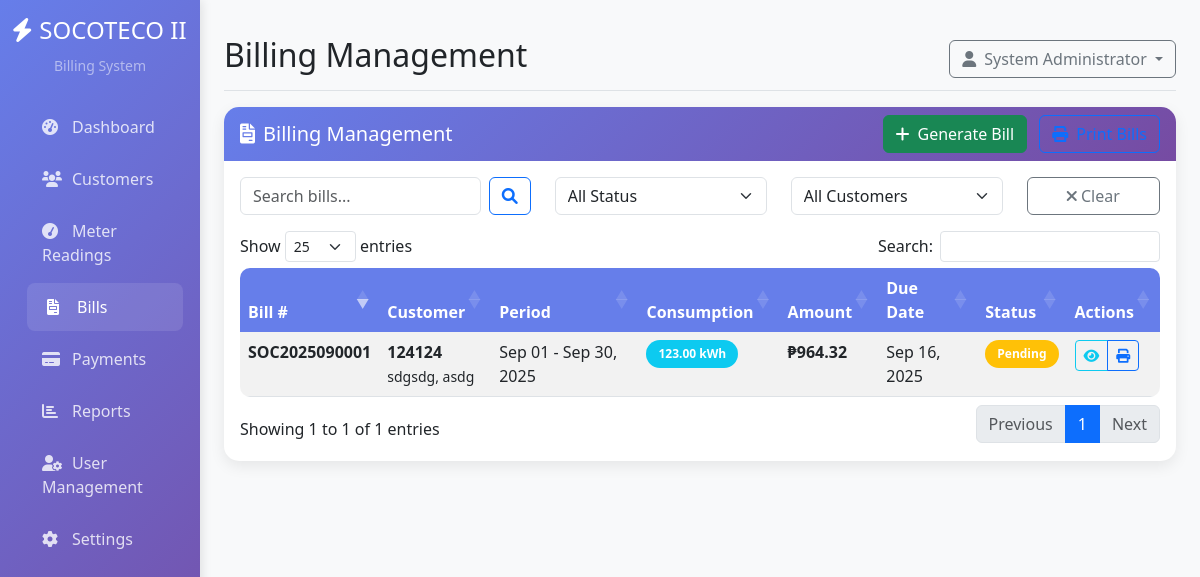
The page /bills.php (signed in) on the database its author committed.
### tables this page shows
CREATE TABLE bills (
    bill_id INT PRIMARY KEY AUTO_INCREMENT,
    customer_id INT NOT NULL,
    reading_id INT NOT NULL,
    bill_number VARCHAR(20) UNIQUE NOT NULL,
    billing_period_start DATE NOT NULL,
    billing_period_end DATE NOT NULL,
    consumption DECIMAL(10,2) NOT NULL,
    generation_charge DECIMAL(10,2) NOT NULL,
    distribution_charge DECIMAL(10,2) NOT NULL,
    transmission_charge DECIMAL(10,2) DEFAULT 0.00,
    system_loss_charge DECIMAL(10,2) DEFAULT 0.00,
    vat DECIMAL(10,2) NOT NULL,
    total_amount DECIMAL(10,2) NOT NULL,
    due_date DATE NOT NULL,
    status ENUM('pending', 'paid', 'overdue', 'cancelled') DEFAULT 'pending',
    created_at TIMESTAMP DEFAULT CURRENT_TIMESTAMP,
    updated_at TIMESTAMP DEFAULT CURRENT_TIMESTAMP ON UPDATE CURRENT_TIMESTAMP,
    FOREIGN KEY (customer_id) REFERENCES customers(customer_id),
    FOREIGN KEY (reading_id) REFERENCES meter_readings(reading_id)
);

CREATE TABLE customers (
    customer_id INT PRIMARY KEY AUTO_INCREMENT,
    account_number VARCHAR(20) UNIQUE NOT NULL,
    meter_number VARCHAR(20) UNIQUE NOT NULL,
    first_name VARCHAR(50) NOT NULL,
    last_name VARCHAR(50) NOT NULL,
    middle_name VARCHAR(50),
    address TEXT NOT NULL,
    barangay VARCHAR(100) NOT NULL,
    municipality VARCHAR(100) NOT NULL,
    province VARCHAR(100) DEFAULT 'South Cotabato',
    contact_number VARCHAR(20),
    email VARCHAR(100),
    category_id INT NOT NULL,
    connection_date DATE NOT NULL,
    is_active BOOLEAN DEFAULT TRUE,
    created_at TIMESTAMP DEFAULT CURRENT_TIMESTAMP,
    updated_at TIMESTAMP DEFAULT CURRENT_TIMESTAMP ON UPDATE CURRENT_TIMESTAMP,
    FOREIGN KEY (category_id) REFERENCES customer_categories(category_id)
);

CREATE TABLE meter_readings (
    reading_id INT PRIMARY KEY AUTO_INCREMENT,
    customer_id INT NOT NULL,
    reading_date DATE NOT NULL,
    previous_reading DECIMAL(10,2) NOT NULL,
    current_reading DECIMAL(10,2) NOT NULL,
    consumption DECIMAL(10,2) NOT NULL,
    reading_type ENUM('actual', 'estimated', 'adjusted') DEFAULT 'actual',
    meter_reader_id INT,
    notes TEXT,
    created_at TIMESTAMP DEFAULT CURRENT_TIMESTAMP,
    FOREIGN KEY (customer_id) REFERENCES customers(customer_id),
    FOREIGN KEY (meter_reader_id) REFERENCES users(user_id)
);

### config/database.php (called while the page is built, shortened)
<?php
class Database {
    private $host = 'localhost';
    private $db_name = 'socoteco_billing';
    private $username = 'root';
    private $password = '';
    public function getConnection() {
        $this->conn = null;
        try {
            $this->conn = new PDO(
                "mysql:host=" . $this->host . ";dbname=" . $this->db_name . ";charset=utf8",
                $this->username,
                $this->password,
                [
                    PDO::ATTR_ERRMODE => PDO::ERRMODE_EXCEPTION,
                    PDO::ATTR_DEFAULT_FETCH_MODE => PDO::FETCH_ASSOC,
                    PDO::ATTR_EMULATE_PREPARES => false
                ]
            );
        } catch(PDOException $exception) {
            echo "Connection error: " . $exception->getMessage();
        }
        return $this->conn;
    }
}
function getDB() {
    $database = new Database();
    return $database->getConnection();
}
function executeQuery($sql, $params = []) {
    $db = getDB();
    $stmt = $db->prepare($sql);
    $stmt->execute($params);
    return $stmt;
}
function fetchAll($sql, $params = []) {
    $stmt = executeQuery($sql, $params);
    return $stmt->fetchAll();
}
?>

### config/config.php (called while the page is built, shortened)
<?php
require_once __DIR__ . '/database.php';
function formatCurrency($amount) {
    return '₱' . number_format($amount, 2);
}
function formatDate($date, $format = 'Y-m-d') {
    return date($format, strtotime($date));
}
?>

### bills.php (the view, shortened to what this page needs)
<?php
require_once 'includes/header.php';
$action = $_GET['action'] ?? 'list';
if ($action == 'list') {
    $search = $_GET['search'] ?? '';
    $sql = "SELECT b.*, c.account_number, c.first_name, c.last_name, c.meter_number,
                   mr.reading_date, mr.consumption
            FROM bills b
            JOIN customers c ON b.customer_id = c.customer_id
            JOIN meter_readings mr ON b.reading_id = mr.reading_id";
    $params = [];
    $sql .= " ORDER BY b.created_at DESC";
    $bills = fetchAll($sql, $params);
}
?>
<?php if ($action == 'list'): ?>
    <div class="card">
        <div class="card-header d-flex justify-content-between align-items-center">
            <h5 class="card-title mb-0">
                <i class="fas fa-file-invoice me-2"></i>Billing Management
            </h5>
            <div>
                <a href="?action=generate" class="btn btn-success me-2">
                    <i class="fas fa-plus me-2"></i>Generate Bill
                </a>
                <button class="btn btn-outline-primary" onclick="printBills()">
                    <i class="fas fa-print me-2"></i>Print Bills
                </button>
            </div>
        </div>
        <div class="card-body">
            <div class="row mb-3">
                <div class="col-md-4">
                    <form method="GET" class="d-flex">
                        <input type="text" class="form-control me-2" name="search"
                               placeholder="Search bills..."
                               value="<?php echo htmlspecialchars($search ?? ''); ?>">
                        <button type="submit" class="btn btn-outline-primary">
                            <i class="fas fa-search"></i>
                        </button>
                    </form>
                </div>
                <div class="col-md-3">
                    <select class="form-select" onchange="filterBills()">
                        <option value="">All Status</option>
                    </select>
                </div>
                <div class="col-md-3">
                    <select class="form-select" onchange="filterBills()">
                        <option value="">All Customers</option>
                    </select>
                </div>
                <div class="col-md-2">
                    <button type="button" class="btn btn-outline-secondary w-100" onclick="clearFilters()">
                        <i class="fas fa-times"></i> Clear
                    </button>
                </div>
            </div>
            <div class="table-responsive">
                <table class="table table-striped data-table">
                    <thead>
                        <tr>
                            <th>Bill #</th>
                            <th>Customer</th>
                            <th>Period</th>
                            <th>Consumption</th>
                            <th>Amount</th>
                            <th>Due Date</th>
                            <th>Status</th>
                            <th>Actions</th>
                        </tr>
                    </thead>
                    <tbody>
                        <?php foreach ($bills as $bill): ?>
                        <tr>
                            <td><strong><?php echo $bill['bill_number']; ?></strong></td>
                            <td>
                                <strong><?php echo $bill['account_number']; ?></strong><br>
                                <small><?php echo $bill['last_name'] . ', ' . $bill['first_name']; ?></small>
                            </td>
                            <td>
                                <?php echo formatDate($bill['billing_period_start'], 'M d') . ' - ' . formatDate($bill['billing_period_end'], 'M d, Y'); ?>
                            </td>
                            <td>
                                <span class="badge bg-info">
                                    <?php echo number_format($bill['consumption'], 2); ?> kWh
                                </span>
                            </td>
                            <td><strong><?php echo formatCurrency($bill['total_amount']); ?></strong></td>
                            <td><?php echo formatDate($bill['due_date'], 'M d, Y'); ?></td>
                            <td>
                                <?php
                                $status_class = '';
                                switch ($bill['status']) {
                                    case 'pending':
                                        $status_class = 'bg-warning';
                                        break;
                                }
                                ?>
                                <span class="badge <?php echo $status_class; ?>">
                                    <?php echo ucfirst($bill['status']); ?>
                                </span>
                            </td>
                            <td>
                                <div class="btn-group" role="group">
                                    <a href="bill_details.php?id=<?php echo $bill['bill_id']; ?>"
                                       class="btn btn-sm btn-outline-info">
                                        <i class="fas fa-eye"></i>
                                    </a>
                                    <a href="bill_print.php?id=<?php echo $bill['bill_id']; ?>"
                                       class="btn btn-sm btn-outline-primary" target="_blank">
                                        <i class="fas fa-print"></i>
                                    </a>
                                </div>
                            </td>
                        </tr>
                        <?php endforeach; ?>
                    </tbody>
                </table>
            </div>
        </div>
    </div>
<?php endif; ?>
<?php require_once 'includes/footer.php'; ?>

### includes/header.php (style rules this page uses)
:root { --primary-color: #667eea; --secondary-color: #764ba2; --success-color: #28a745; --warning-color: #ffc107; --danger-color: #dc3545; --info-color: #17a2b8; }
body { background-color: #f8f9fa; }
.card { border: none; border-radius: 15px; box-shadow: 0 5px 15px rgba(0,0,0,0.08); transition: transform 0.3s ease; }
.card-header { background: linear-gradient(135deg, var(--primary-color) 0%, var(--secondary-color) 100%); color: white; border-radius: 15px 15px 0 0 !important; border: none; }
.table { border-radius: 10px; overflow: hidden; }
.table thead th { background-color: var(--primary-color); color: white; border: none; }
.badge { border-radius: 20px; padding: 8px 12px; }

### rows shown on the page
bills: bill_number "SOC2025090001", customer.account_number "124124", customer.last_name "sdgsdg", customer.first_name "asdg", billing_period_start "Sep 01", billing_period_end "Sep 30, 2025", reading.consumption "123.00", total_amount "₱964.32", due_date "Sep 16, 2025", status "Pending"

### other values the page prints
$page_title "Billing Management"
$_SESSION['full_name'] "System Administrator"
